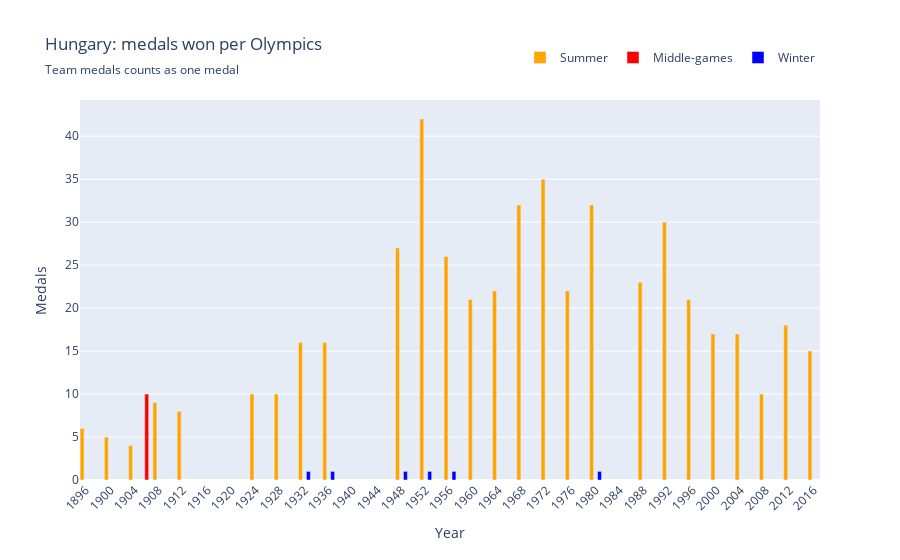

Here is the notebook cell this chart was saved with:
### Markdown cell above
##### **1.2.2 Amount of medals per Olympics**

### Code cell
total_medals = hun_df[["Year", "Season", "Event", "Medal"]].dropna().drop_duplicates(subset=["Year", "Event", "Medal"])
total_medals["ExtraEvent"] = total_medals.apply(lambda row: "Middle-games" if row["Year"] == 1906 else ("Winter" if row["Season"] == "Winter" else "Summer"), axis=1)
unique_medals = total_medals.groupby(["Year", "ExtraEvent"])["Medal"].value_counts().unstack().sum(axis=1)
unique_medals_df = unique_medals.reset_index().rename(columns={0: "Medals"})

fig = px.bar(
       data_frame=unique_medals_df,
       x="Year", 
       y="Medals", 
       title="Hungary: medals won per Olympics", 
       subtitle="Team medals counts as one medal", 
       color="ExtraEvent", 
       barmode="group", 
       color_discrete_map={"Summer": "orange", "Winter": "blue", "Middle-games": "red"})
fig.update_layout(legend=dict(orientation="h", yanchor="top", y=1.15, xanchor="right", x=1), legend_title_text="", bargap=0.02)
fig.update_xaxes(dtick=4, ticklabelposition="outside left", tickangle=-45)
fig.show()

### Figure 1 — Plotly figure (JSON) as saved in the notebook; plotly's stock layout.template omitted (floating-point values rounded to 4 significant figures)
{"data": [{"alignmentgroup": "True", "hovertemplate": "ExtraEvent=Summer<br>Year=%{x}<br>Medals=%{y}<extra></extra>", "legendgroup": "Summer", "marker": {"color": "orange", "pattern": {"shape": ""}}, "name": "Summer", "offsetgroup": "Summer", "orientation": "v", "showlegend": true, "textposition": "auto", "type": "bar", "x": [1896, 1900, 1904, 1908, 1912, 1924, 1928, 1932, 1936, 1948, 1952, 1956, 1960, 1964, 1968, 1972, 1976, 1980, 1988, 1992, 1996, 2000, 2004, 2008, 2012, 2016], "xaxis": "x", "y": [6.0, 5.0, 4.0, 9.0, 8.0, 10.0, 10.0, 16.0, 16.0, 27.0, 42.0, 26.0, 21.0, 22.0, 32.0, 35.0, 22.0, 32.0, 23.0, 30.0, 21.0, 17.0, 17.0, 10.0, 18.0, 15.0], "yaxis": "y"}, {"alignmentgroup": "True", "hovertemplate": "ExtraEvent=Middle-games<br>Year=%{x}<br>Medals=%{y}<extra></extra>", "legendgroup": "Middle-games", "marker": {"color": "red", "pattern": {"shape": ""}}, "name": "Middle-games", "offsetgroup": "Middle-games", "orientation": "v", "showlegend": true, "textposition": "auto", "type": "bar", "x": [1906], "xaxis": "x", "y": [10.0], "yaxis": "y"}, {"alignmentgroup": "True", "hovertemplate": "ExtraEvent=Winter<br>Year=%{x}<br>Medals=%{y}<extra></extra>", "legendgroup": "Winter", "marker": {"color": "blue", "pattern": {"shape": ""}}, "name": "Winter", "offsetgroup": "Winter", "orientation": "v", "showlegend": true, "textposition": "auto", "type": "bar", "x": [1932, 1936, 1948, 1952, 1956, 1980], "xaxis": "x", "y": [1.0, 1.0, 1.0, 1.0, 1.0, 1.0], "yaxis": "y"}], "layout": {"bargap": 0.02, "barmode": "group", "legend": {"orientation": "h", "title": {"text": ""}, "tracegroupgap": 0, "x": 1, "xanchor": "right", "y": 1.15, "yanchor": "top"}, "title": {"subtitle": {"text": "Team medals counts as one medal"}, "text": "Hungary: medals won per Olympics"}, "xaxis": {"anchor": "y", "domain": [0, 1], "dtick": 4, "tickangle": -45, "ticklabelposition": "outside left", "title": {"text": "Year"}}, "yaxis": {"anchor": "x", "domain": [0, 1], "title": {"text": "Medals"}}}}
